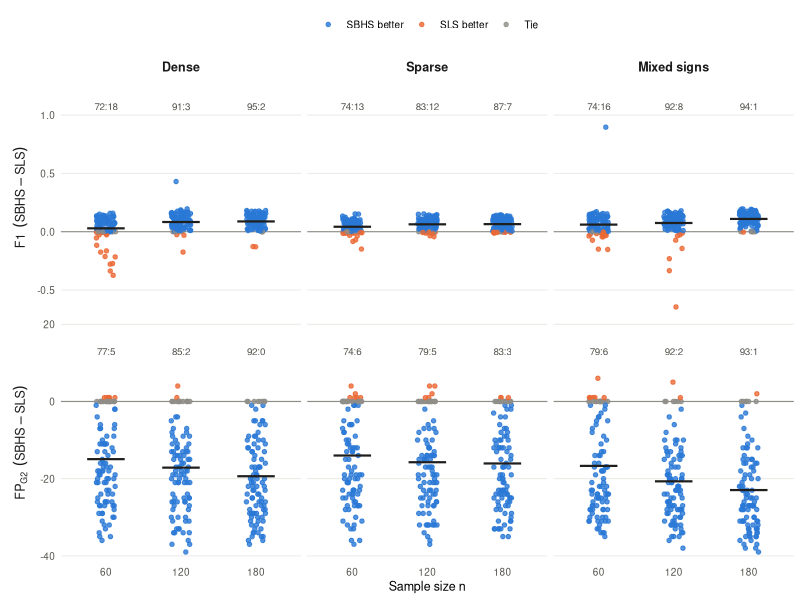

Recreate this plot in R.
################################################################################
#  Figure 4: replicate-wise differences between SBHS and SLS
#
#  Run from the repository root:   Rscript scripts/04_figure_paired_comparison.R
#  Input:   results/simulation_metrics.csv   (scripts/01_simulation.R)
#  Output:  results/figure4_paired_comparison.pdf
#           results/figure4_counts.csv       wins, ties and losses of SBHS
#
#  Each dot is one replicate (SBHS and SLS were fitted to the same data with
#  the same folds). The horizontal bar is the mean difference. The numbers
#  above each column are "replicates in which SBHS is better : worse"; the
#  remaining replicates are ties. Better means a higher F1 (top row) or fewer
#  selected variables in the noise Group 2 (bottom row).
################################################################################
library(ggplot2)

m <- read.csv("results/simulation_metrics.csv")
key <- c("scenario", "n", "rep")
w <- merge(m[m$method == "SBHS", c(key, "F1", "FP_G2")],
           m[m$method == "SLS",  c(key, "F1", "FP_G2")], by = key, suffixes = c(".sbhs", ".sls"))

d <- rbind(data.frame(w[key], metric = "F1", diff = w$F1.sbhs - w$F1.sls),
           data.frame(w[key], metric = "FP", diff = w$FP_G2.sbhs - w$FP_G2.sls))
d$better <- ifelse(d$metric == "F1", d$diff > 0, d$diff < 0)     # SBHS better
d$worse  <- ifelse(d$metric == "F1", d$diff < 0, d$diff > 0)     # SBHS worse
d$who <- ifelse(d$diff == 0, "Tie", ifelse(d$better, "SBHS better", "SLS better"))
d$scenario <- factor(d$scenario, levels = c("dense", "sparse", "mixed"),
                     labels = c("Dense", "Sparse", "Mixed signs"))
d$metric <- factor(d$metric, levels = c("F1", "FP"),
                   labels = c("F1~~(SBHS-SLS)", "FP[G2]~~(SBHS-SLS)"))
# Row order used for the figure in the paper. The horizontal jitter of the dots is
# random and is drawn in row order, so this order makes the dots land in the same places.
d <- d[order(d$n, d$scenario, d$metric, d$rep), ]

counts <- aggregate(cbind(better, worse) ~ scenario + n + metric, d, sum)
counts$tie <- 100 - counts$better - counts$worse
top <- tapply(d$diff, d$metric, max)
counts$y <- top[as.character(counts$metric)] + ifelse(grepl("^F1", counts$metric), 0.18, 7)   # clear of the highest dot
counts$label <- paste0(counts$better, ":", counts$worse)
write.csv(counts[, c("scenario", "n", "metric", "better", "tie", "worse")],
          "results/figure4_counts.csv", row.names = FALSE)

set.seed(1)   # horizontal jitter of the dots only
fig <- ggplot(d, aes(factor(n), diff)) +
  geom_hline(yintercept = 0, colour = "#8f8d87", linewidth = 0.4) +
  geom_jitter(aes(colour = who), width = 0.13, height = 0, size = 1.2, alpha = 0.8) +
  stat_summary(fun = mean, geom = "crossbar", width = 0.5, linewidth = 0.3, colour = "#1f1e1c") +
  geom_text(data = counts, aes(factor(n), y, label = label), size = 2.5, colour = "#55544f") +
  facet_grid(metric ~ scenario, scales = "free_y", switch = "y",
             labeller = labeller(metric = label_parsed)) +
  scale_colour_manual(values = c("SBHS better" = "#2a78d6", "SLS better" = "#eb6834", "Tie" = "#8f8d87"),
                      breaks = c("SBHS better", "SLS better", "Tie"), name = NULL) +
  scale_y_continuous(expand = expansion(mult = c(0.05, 0.14))) +
  labs(x = "Sample size n", y = NULL) +
  theme_minimal(base_size = 9) +
  theme(panel.grid.minor = element_blank(), panel.grid.major.x = element_blank(),
        panel.grid.major.y = element_line(colour = "#e8e7e3", linewidth = 0.3),
        strip.placement = "outside", strip.text = element_text(face = "bold", size = 9),
        axis.text = element_text(colour = "#55544f"), legend.position = "top")

ggsave("results/figure4_paired_comparison.pdf", fig, width = 6.3, height = 4.2)
message("saved results/figure4_paired_comparison.pdf and results/figure4_counts.csv")
